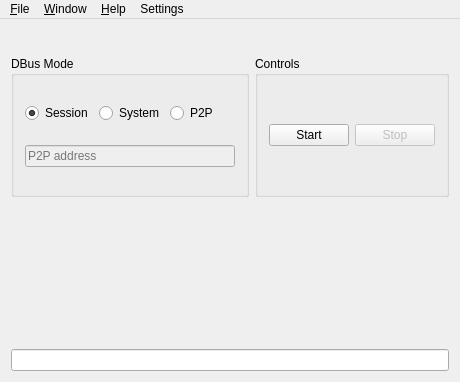
<?xml version="1.0" encoding="UTF-8"?>
<ui version="4.0">
 <class>CSwiftCore</class>
 <widget class="BlackGui::CSystemTrayWindow" name="CSwiftCore">
  <property name="geometry">
   <rect>
    <x>0</x>
    <y>0</y>
    <width>460</width>
    <height>382</height>
   </rect>
  </property>
  <property name="windowTitle">
   <string>swiftcore</string>
  </property>
  <widget class="QWidget" name="qw_MainWidget">
   <layout class="QGridLayout" name="gl_Main">
    <item row="1" column="2">
     <widget class="QGroupBox" name="gb_Controls">
      <property name="title">
       <string>Controls</string>
      </property>
      <layout class="QGridLayout" name="gl_Controls">
       <item row="0" column="1">
        <widget class="QPushButton" name="pb_StartCore">
         <property name="styleSheet">
          <string notr="true">/** Main window **/
QTextEdit {
  background-color: DimGray;
}</string>
         </property>
         <property name="text">
          <string>Start</string>
         </property>
        </widget>
       </item>
       <item row="0" column="2">
        <widget class="QPushButton" name="pb_StopCore">
         <property name="enabled">
          <bool>false</bool>
         </property>
         <property name="styleSheet">
          <string notr="true">/** Main window **/
QTextEdit {
  background-color: DimGray;
}</string>
         </property>
         <property name="text">
          <string>Stop</string>
         </property>
         <property name="checkable">
          <bool>false</bool>
         </property>
        </widget>
       </item>
      </layout>
     </widget>
    </item>
    <item row="0" column="0" colspan="3">
     <widget class="BlackGui::Components::CInfoBarStatusComponent" name="comp_InfoBarStatus" native="true">
      <property name="sizePolicy">
       <sizepolicy hsizetype="Preferred" vsizetype="Maximum">
        <horstretch>0</horstretch>
        <verstretch>0</verstretch>
       </sizepolicy>
      </property>
      <property name="minimumSize">
       <size>
        <width>300</width>
        <height>20</height>
       </size>
      </property>
      <property name="maximumSize">
       <size>
        <width>500</width>
        <height>16777215</height>
       </size>
      </property>
      <property name="layoutDirection">
       <enum>Qt::LeftToRight</enum>
      </property>
     </widget>
    </item>
    <item row="1" column="0" colspan="2">
     <widget class="QGroupBox" name="gb_DBusMode">
      <property name="title">
       <string>DBus Mode</string>
      </property>
      <layout class="QGridLayout" name="gl_DBusMode">
       <item row="0" column="0">
        <widget class="QRadioButton" name="rb_SessionBus">
         <property name="text">
          <string>Session</string>
         </property>
         <property name="checked">
          <bool>true</bool>
         </property>
        </widget>
       </item>
       <item row="0" column="2">
        <widget class="QRadioButton" name="rb_P2PBus">
         <property name="text">
          <string>P2P</string>
         </property>
        </widget>
       </item>
       <item row="0" column="1">
        <widget class="QRadioButton" name="rb_SystemBus">
         <property name="text">
          <string>System</string>
         </property>
        </widget>
       </item>
       <item row="1" column="0" colspan="3">
        <widget class="QLineEdit" name="le_P2PAddress">
         <property name="enabled">
          <bool>false</bool>
         </property>
         <property name="placeholderText">
          <string>P2P address</string>
         </property>
        </widget>
       </item>
      </layout>
     </widget>
    </item>
    <item row="4" column="0" colspan="3">
     <widget class="BlackGui::Components::CCommandInput" name="le_CommandLineInput"/>
    </item>
    <item row="3" column="0" colspan="3">
     <widget class="BlackGui::Components::CCoreInfoAreaComponent" name="comp_InfoArea" native="true"/>
    </item>
   </layout>
  </widget>
  <widget class="QMenuBar" name="mb_SwiftCore">
   <property name="geometry">
    <rect>
     <x>0</x>
     <y>0</y>
     <width>460</width>
     <height>21</height>
    </rect>
   </property>
   <widget class="QMenu" name="menu_File">
    <property name="title">
     <string>&amp;File</string>
    </property>
   </widget>
   <widget class="QMenu" name="menu_Help">
    <property name="title">
     <string>&amp;Help</string>
    </property>
   </widget>
   <widget class="QMenu" name="menu_Window">
    <property name="title">
     <string>&amp;Window</string>
    </property>
   </widget>
   <widget class="QMenu" name="menu_Settings">
    <property name="title">
     <string>Settings</string>
    </property>
    <addaction name="menu_SettingsDialog"/>
   </widget>
   <addaction name="menu_File"/>
   <addaction name="menu_Window"/>
   <addaction name="menu_Help"/>
   <addaction name="menu_Settings"/>
  </widget>
  <action name="menu_SettingsDialog">
   <property name="icon">
    <iconset resource="../blackmisc/blackmisc.qrc">
     <normaloff>:/pastel/icons/pastel/16/wrench-orange.png</normaloff>:/pastel/icons/pastel/16/wrench-orange.png</iconset>
   </property>
   <property name="text">
    <string>Modify settings</string>
   </property>
  </action>
 </widget>
 <layoutdefault spacing="6" margin="11"/>
 <customwidgets>
  <customwidget>
   <class>BlackGui::CSystemTrayWindow</class>
   <extends>QMainWindow</extends>
   <header>blackgui/systemtraywindow.h</header>
   <container>1</container>
  </customwidget>
  <customwidget>
   <class>BlackGui::Components::CInfoBarStatusComponent</class>
   <extends>QWidget</extends>
   <header>blackgui/components/infobarstatuscomponent.h</header>
   <container>1</container>
  </customwidget>
  <customwidget>
   <class>BlackGui::Components::CCommandInput</class>
   <extends>QLineEdit</extends>
   <header>blackgui/components/commandinput.h</header>
   <container>1</container>
  </customwidget>
  <customwidget>
   <class>BlackGui::Components::CCoreInfoAreaComponent</class>
   <extends>QWidget</extends>
   <header>blackgui/components/coreinfoareacomponent.h</header>
   <container>1</container>
  </customwidget>
 </customwidgets>
 <resources>
  <include location="../blackmisc/blackmisc.qrc"/>
 </resources>
 <connections/>
</ui>
